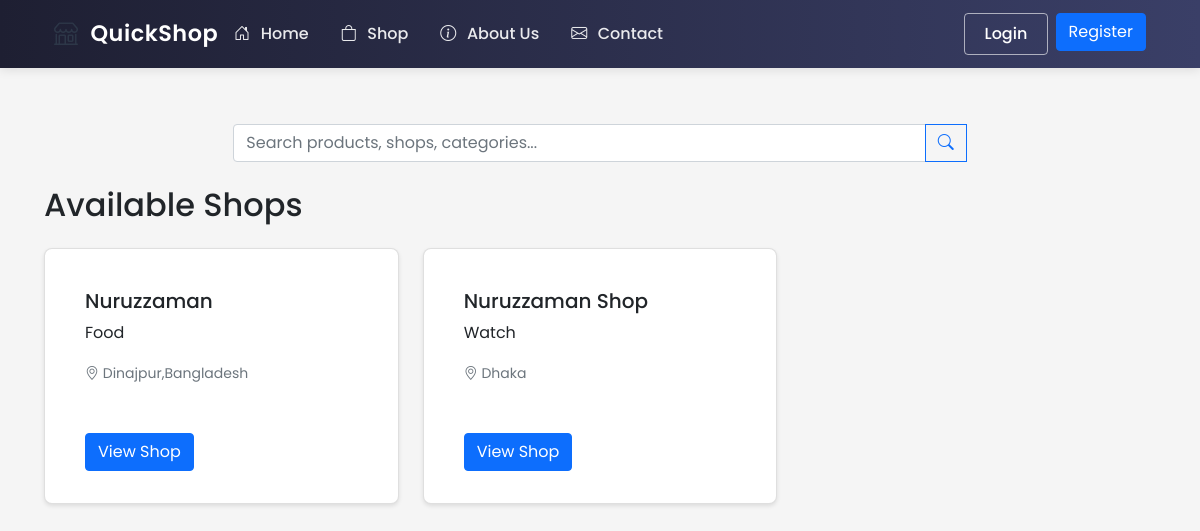
Page /shop/ on the earlier database version.
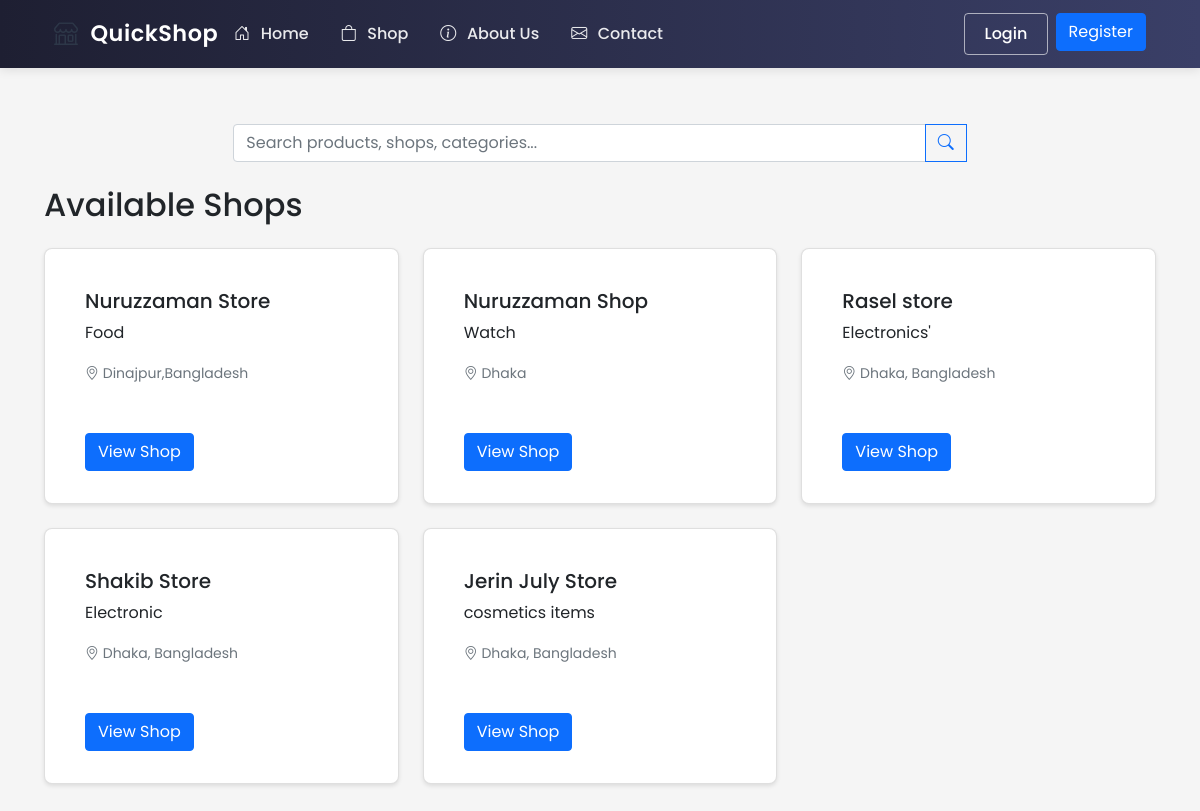
Same page on the later database version.
### ecommerce/models/shop.py (models this page shows, shortened)
class Shop(db.Model):
    id = db.Column(db.Integer, primary_key=True)
    name = db.Column(db.String(100), nullable=False)
    description = db.Column(db.Text)
    owner_id = db.Column(db.Integer, db.ForeignKey('user.id'), nullable=False)
    location_lat = db.Column(db.Float, nullable=False)
    location_lng = db.Column(db.Float, nullable=False)
    address = db.Column(db.String(200), nullable=False)
    created_at = db.Column(db.DateTime, default=datetime.utcnow)
    is_active = db.Column(db.Boolean, default=True)
    products = db.relationship('Product', backref='shop', lazy=True)
    orders = db.relationship('Order', backref='shop', lazy=True)

### ecommerce/routes/shop.py (the view)
@shop_bp.route('/')
def index():
    shops = Shop.query.filter_by(is_active=True).all()
    return render_template('shop/index.html', shops=shops)

### ecommerce/templates/shop/index.html (shortened to what this page needs)
{% extends "base.html" %}
{% block content %}
<div class="container mt-4">
    <div class="row mb-4">
        <div class="col-md-8 mx-auto">
            {% with search_type='all' %}
            {% include 'includes/search_box.html' %}
            {% endwith %}
        </div>
    </div>
    <h2 class="mb-4">Available Shops</h2>
    <div class="row">
        {% for shop in shops %}
            <div class="col-md-4 mb-4">
                <div class="card h-100">
                    <div class="card-body">
                        <h5 class="card-title">{{ shop.name }}</h5>
                        <p class="card-text">{{ shop.description }}</p>
                        <p class="card-text">
                            <small class="text-muted">
                                <i class="bi bi-geo-alt"></i> {{ shop.address }}
                            </small>
                        </p>
                    </div>
                    <div class="card-footer bg-transparent border-top-0">
                        <a href="{{ url_for('shop.view', shop_id=shop.id) }}" class="btn btn-primary">
                            View Shop
                        </a>
                    </div>
                </div>
            </div>
        {% else %}
            <div class="col-12 text-center">
                <div class="alert alert-info">
                    No shops available at the moment.
                </div>
            </div>
        {% endfor %}
    </div>
</div>
{% endblock %}

Differences in the rows shown:
changed Shop "Food": name "Nuruzzaman" → "Nuruzzaman Store"
added Shop: name "Rasel store", description "Electronics'", address "Dhaka, Bangladesh"
added Shop: name "Shakib Store", description "Electronic", address "Dhaka, Bangladesh"
added Shop: name "Jerin July Store", description "cosmetics items", address "Dhaka, Bangladesh"
